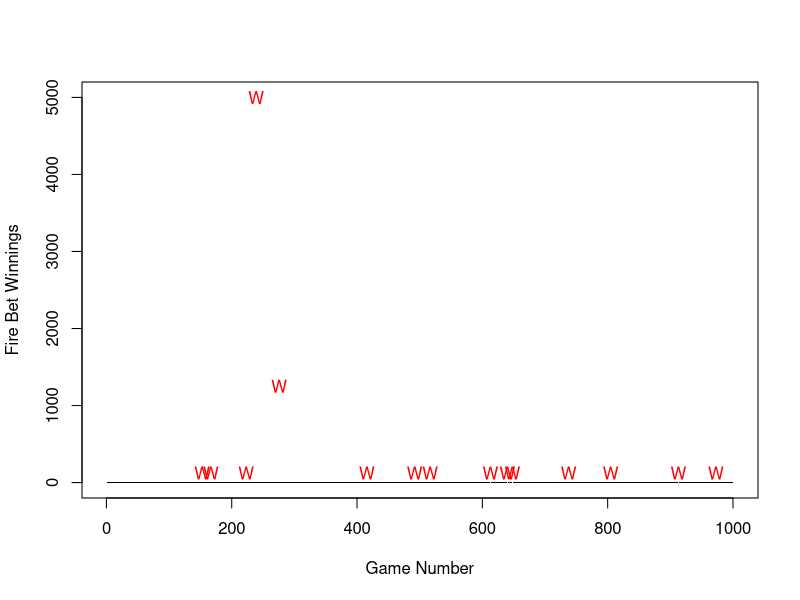

Here is the R script that generated this plot:

# Basic functions to simulate a craps game and fire bet winnings
# These will be used to make a beautiful, well documented .Rmd document during class

roll = function(){
  return(sample(1:6,1))
}

list_append = function(input, val){
  n = length(input)
  input[[n+1]] = val
  return(input)
}

game = function(){
	point = 0
	craps = FALSE
	all_rolls = list()
	all_points = list()

	while(!craps){
	  r1 = roll()
	  r2 = roll()
	  if(point > 0){
	    if((r1+r2) == 7){
	      craps = TRUE
	    }
		  if((r1+r2) == point){
		    all_points = list_append(all_points, point)
		    point = 0
		  }
	  }else{
	      if((r1+r2) %in% c(4,5,6,8,9,10)){
	        point = r1+r2
	      }
	  }
	  all_rolls = list_append(all_rolls, c(r1,r2)) 
	}
	return(list("rolls" = unlist(lapply(all_rolls, sum)), "points" = unique(unlist(all_points))))
}

fire_bet = function(bet){
	win = 0
	game_data = game()
	unique_p = length(game_data$points)
	if(unique_p > 3){
		win = bet * c(25, 250, 1000)[unique_p - 3]
	}
	return(win)
}

fire_bet_winnings = function(rounds, in_bet){
	win_vector = sapply(1:rounds, function(i, bet2){
		return(fire_bet(bet2))
	}, bet2 = in_bet)
	net_winnings = -1 * rounds * in_bet + sum(win_vector)
	return(net_winnings)
}


# Crude Plot to visualize these trials
x = 1:1000
y = sapply(x, function(i){return(fire_bet(5))})


indices = as.numeric(y > 0) + 1
plot(x,y, col = c("black", "red")[indices], pch = c(".","W")[indices], xlab = "Game Number", ylab = "Fire Bet Winnings")



